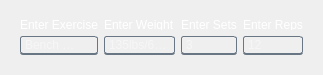
               <widget class="QWidget" name="addGymscrollAreaWidgetContents">
                <property name="geometry">
                 <rect>
                  <x>0</x>
                  <y>0</y>
                  <width>289</width>
                  <height>71</height>
                 </rect>
                </property>
                <layout class="QHBoxLayout" name="horizontalLayout_6">
                 <item>
                  <widget class="QWidget" name="addGymwidget" native="true">
                   <property name="styleSheet">
                    <string notr="true"/>
                   </property>
                   <layout class="QGridLayout" name="gridLayout_7">
                    <item row="0" column="3">
                     <widget class="QLabel" name="EnterReps">
                      <property name="maximumSize">
                       <size>
                        <width>16777215</width>
                        <height>10</height>
                       </size>
                      </property>
                      <property name="styleSheet">
                       <string notr="true">color: white; 
border: none;
background: transparent;
text-align: left; /* Align the text inside the QPushButton to the left */
padding-left: 0px;
</string>
                      </property>
                      <property name="text">
                       <string>Enter Reps</string>
                      </property>
                     </widget>
                    </item>
                    <item row="1" column="3">
                     <widget class="QLineEdit" name="EnterRepsLE">
                      <property name="styleSheet">
                       <string notr="true">QLineEdit {
    background-color: rgba(0, 0, 0, 0);
    border-top: 1px solid rgba(105, 118, 132, 255);
    border-right: 1px solid rgba(105, 118, 132, 255);
    border-left: 1px solid rgba(105, 118, 132, 255);
    border-bottom: 2px solid rgba(105, 118, 132, 255);
    color: rgba(255, 255, 255, 230);
    padding-left: 2px;
    border-radius: 3px; /* Adjust this value to change the roundness */
}
</string>
                      </property>
                      <property name="text">
                       <string/>
                      </property>
                      <property name="placeholderText">
                       <string>12</string>
                      </property>
                     </widget>
                    </item>
                    <item row="0" column="0">
                     <widget class="QLabel" name="EnterExercise">
                      <property name="maximumSize">
                       <size>
                        <width>16777215</width>
                        <height>10</height>
                       </size>
                      </property>
                      <property name="styleSheet">
                       <string notr="true">color: white; 
border: none;
background: transparent;
text-align: left; /* Align the text inside the QPushButton to the left */
padding-left: 0px;
</string>
                      </property>
                      <property name="text">
                       <string>Enter Exercise</string>
                      </property>
                     </widget>
                    </item>
                    <item row="1" column="0">
                     <widget class="QLineEdit" name="EnterExerciseLE">
                      <property name="styleSheet">
                       <string notr="true">QLineEdit {

    padding-right: 20px; /* Adjust padding so text does not overlap the icon */
    background-color: rgba(0, 0, 0, 0);
    border-top: 1px solid rgba(105, 118, 132, 255);
    border-right: 1px solid rgba(105, 118, 132, 255);
    border-left: 1px solid rgba(105, 118, 132, 255);
    border-bottom: 2px solid rgba(105, 118, 132, 255);
    color: rgba(255, 255, 255, 230);
    padding-left: 2px;
    border-radius: 3px; /* Adjust this value to change the roundness */
}
</string>
                      </property>
                      <property name="text">
                       <string/>
                      </property>
                      <property name="placeholderText">
                       <string>Bench Press</string>
                      </property>
                     </widget>
                    </item>
                    <item row="1" column="1">
                     <widget class="QLineEdit" name="EnterWeightLE">
                      <property name="styleSheet">
                       <string notr="true">QLineEdit {
    background-color: rgba(0, 0, 0, 0);
    border-top: 1px solid rgba(105, 118, 132, 255);
    border-right: 1px solid rgba(105, 118, 132, 255);
    border-left: 1px solid rgba(105, 118, 132, 255);
    border-bottom: 2px solid rgba(105, 118, 132, 255);
    color: rgba(255, 255, 255, 230);
    padding-left: 2px;
    border-radius: 3px; /* Adjust this value to change the roundness */
}
</string>
                      </property>
                      <property name="text">
                       <string/>
                      </property>
                      <property name="placeholderText">
                       <string>135lbs/60kg</string>
                      </property>
                     </widget>
                    </item>
                    <item row="0" column="1">
                     <widget class="QLabel" name="EnterWeight">
                      <property name="maximumSize">
                       <size>
                        <width>16777215</width>
                        <height>10</height>
                       </size>
                      </property>
                      <property name="styleSheet">
                       <string notr="true">color: white; 
border: none;
background: transparent;
text-align: left; /* Align the text inside the QPushButton to the left */
padding-left: 0px;
</string>
                      </property>
                      <property name="text">
                       <string>Enter Weight</string>
                      </property>
                     </widget>
                    </item>
                    <item row="0" column="2">
                     <widget class="QLabel" name="EnterSets">
                      <property name="maximumSize">
                       <size>
                        <width>16777215</width>
                        <height>10</height>
                       </size>
                      </property>
                      <property name="styleSheet">
                       <string notr="true">color: white; 
border: none;
background: transparent;
text-align: left; /* Align the text inside the QPushButton to the left */
padding-left: 0px;
</string>
                      </property>
                      <property name="text">
                       <string>Enter Sets</string>
                      </property>
                     </widget>
                    </item>
                    <item row="1" column="2">
                     <widget class="QLineEdit" name="EnterSetsLE">
                      <property name="styleSheet">
                       <string notr="true">QLineEdit {
    background-color: rgba(0, 0, 0, 0);
    border-top: 1px solid rgba(105, 118, 132, 255);
    border-right: 1px solid rgba(105, 118, 132, 255);
    border-left: 1px solid rgba(105, 118, 132, 255);
    border-bottom: 2px solid rgba(105, 118, 132, 255);
    color: rgba(255, 255, 255, 230);
    padding-left: 2px;
    border-radius: 3px; /* Adjust this value to change the roundness */
}
</string>
                      </property>
                      <property name="text">
                       <string/>
                      </property>
                      <property name="placeholderText">
                       <string>3</string>
                      </property>
                     </widget>
                    </item>
                   </layout>
                  </widget>
                 </item>
                </layout>
               </widget>
